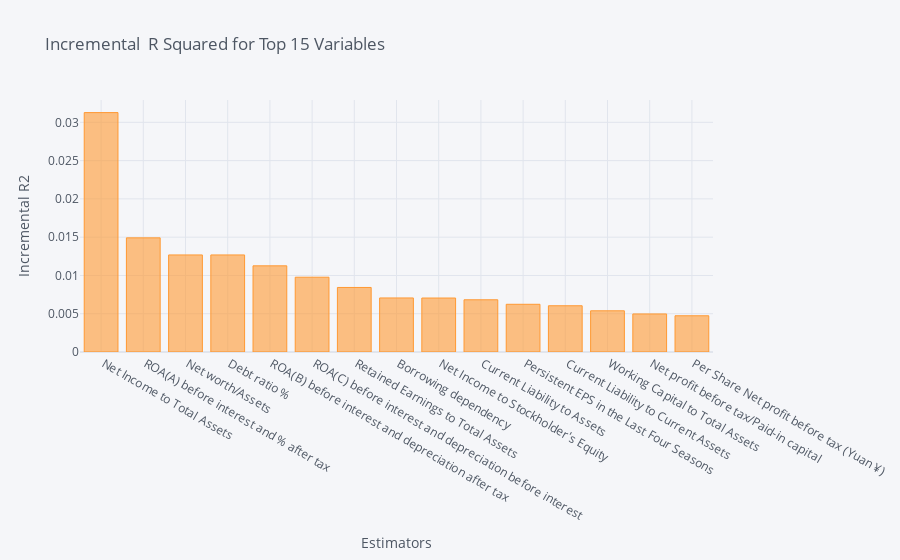
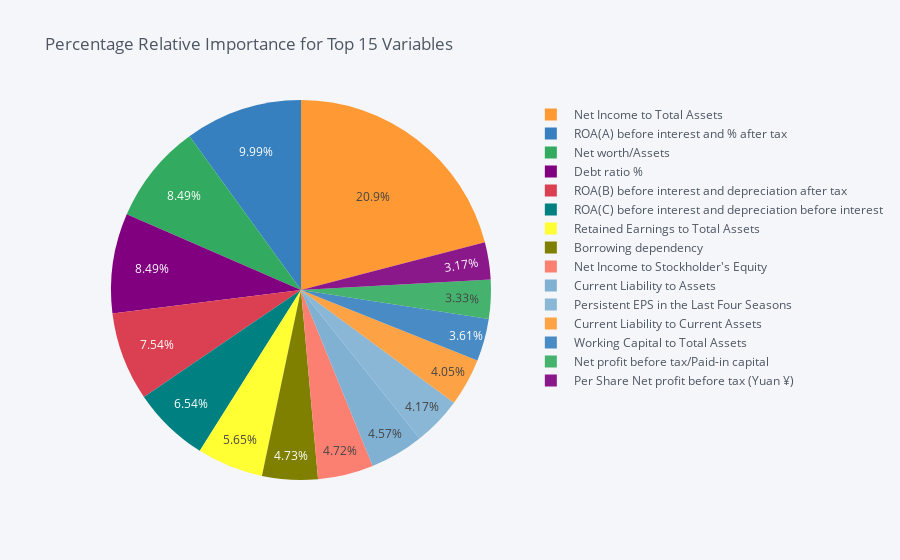

The notebook cell saved with these charts, in order:
### Code cell
dominance_reg.plot_incremental_rsquare()

### Figure 1 — Plotly figure (JSON) as saved in the notebook; plotly's stock layout.template omitted (floating-point values rounded to 4 significant figures)
{"data": [{"marker": {"color": "rgba(255, 153, 51, 0.6)", "line": {"color": "rgba(255, 153, 51, 1.0)", "width": 1}}, "name": "incremental_r2", "orientation": "v", "text": "", "type": "bar", "x": [" Net Income to Total Assets", " ROA(A) before interest and % after tax", " Net worth/Assets", " Debt ratio %", " ROA(B) before interest and depreciation after tax", " ROA(C) before interest and depreciation before interest", " Retained Earnings to Total Assets", " Borrowing dependency", " Net Income to Stockholder's Equity", " Current Liability to Assets", " Persistent EPS in the Last Four Seasons", " Current Liability to Current Assets", " Working Capital to Total Assets", " Net profit before tax/Paid-in capital", " Per Share Net profit before tax (Yuan ¥)"], "y": [0.03127, 0.01491, 0.01268, 0.01268, 0.01126, 0.009769, 0.008431, 0.007059, 0.007052, 0.00682, 0.006232, 0.006042, 0.005382, 0.00497, 0.004732]}], "layout": {"legend": {"bgcolor": "#F5F6F9", "font": {"color": "#4D5663"}}, "paper_bgcolor": "#F5F6F9", "plot_bgcolor": "#F5F6F9", "title": {"font": {"color": "#4D5663"}, "text": "Incremental  R Squared for Top 15 Variables "}, "xaxis": {"gridcolor": "#E1E5ED", "showgrid": true, "tickfont": {"color": "#4D5663"}, "title": {"font": {"color": "#4D5663"}, "text": "Estimators"}, "zerolinecolor": "#E1E5ED"}, "yaxis": {"gridcolor": "#E1E5ED", "showgrid": true, "tickfont": {"color": "#4D5663"}, "title": {"font": {"color": "#4D5663"}, "text": "Incremental R2"}, "zerolinecolor": "#E1E5ED"}}}

### Figure 2 — Plotly figure (JSON) as saved in the notebook; plotly's stock layout.template omitted (floating-point values rounded to 4 significant figures)
{"data": [{"labels": [" Net Income to Total Assets", " ROA(A) before interest and % after tax", " Net worth/Assets", " Debt ratio %", " ROA(B) before interest and depreciation after tax", " ROA(C) before interest and depreciation before interest", " Retained Earnings to Total Assets", " Borrowing dependency", " Net Income to Stockholder's Equity", " Current Liability to Assets", " Persistent EPS in the Last Four Seasons", " Current Liability to Current Assets", " Working Capital to Total Assets", " Net profit before tax/Paid-in capital", " Per Share Net profit before tax (Yuan ¥)"], "marker": {"colors": ["rgba(255, 153, 51, 1.0)", "rgba(55, 128, 191, 1.0)", "rgba(50, 171, 96, 1.0)", "rgba(128, 0, 128, 1.0)", "rgba(219, 64, 82, 1.0)", "rgba(0, 128, 128, 1.0)", "rgba(255, 255, 51, 1.0)", "rgba(128, 128, 0, 1.0)", "rgba(251, 128, 114, 1.0)", "rgba(128, 177, 211, 1.0)", "rgba(128, 177, 211, 0.8999999999999999)", "rgba(255, 153, 51, 0.8999999999999999)", "rgba(55, 128, 191, 0.8999999999999999)", "rgba(50, 171, 96, 0.8999999999999999)", "rgba(128, 0, 128, 0.8999999999999999)"]}, "name": "", "type": "pie", "values": [20.95, 9.988, 8.492, 8.492, 7.54, 6.544, 5.648, 4.729, 4.724, 4.568, 4.175, 4.047, 3.605, 3.33, 3.17]}], "layout": {"legend": {"bgcolor": "#F5F6F9", "font": {"color": "#4D5663"}}, "paper_bgcolor": "#F5F6F9", "plot_bgcolor": "#F5F6F9", "title": {"font": {"color": "#4D5663"}, "text": "Percentage Relative Importance for Top 15 Variables "}}}
